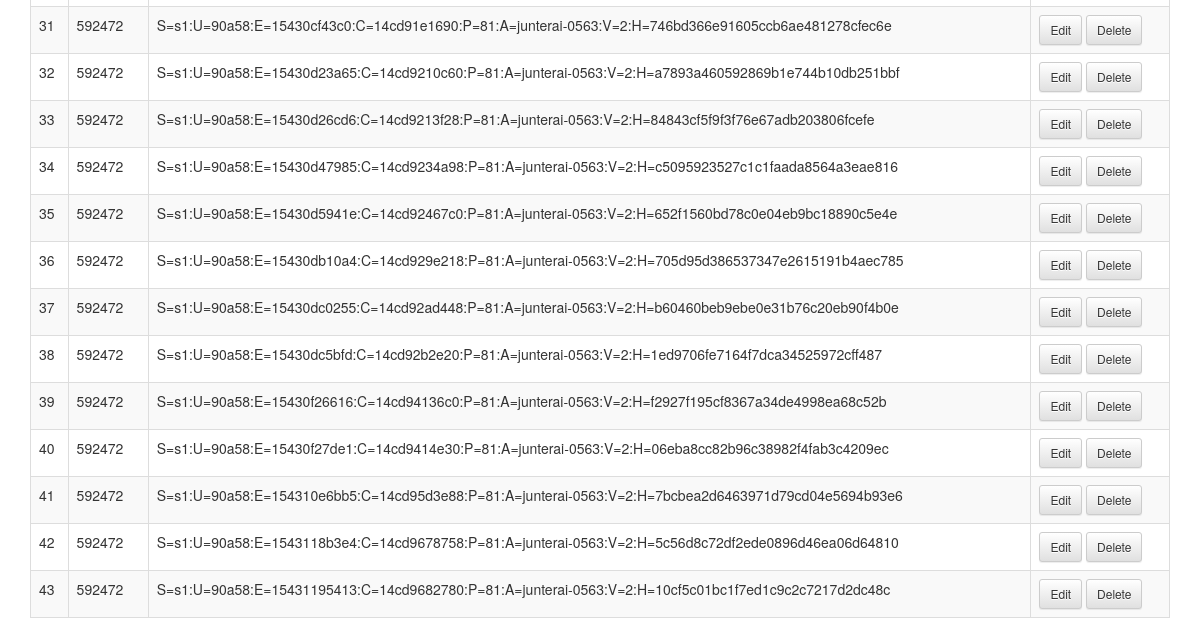
The app's page /cms/user/ (lower part), older data.
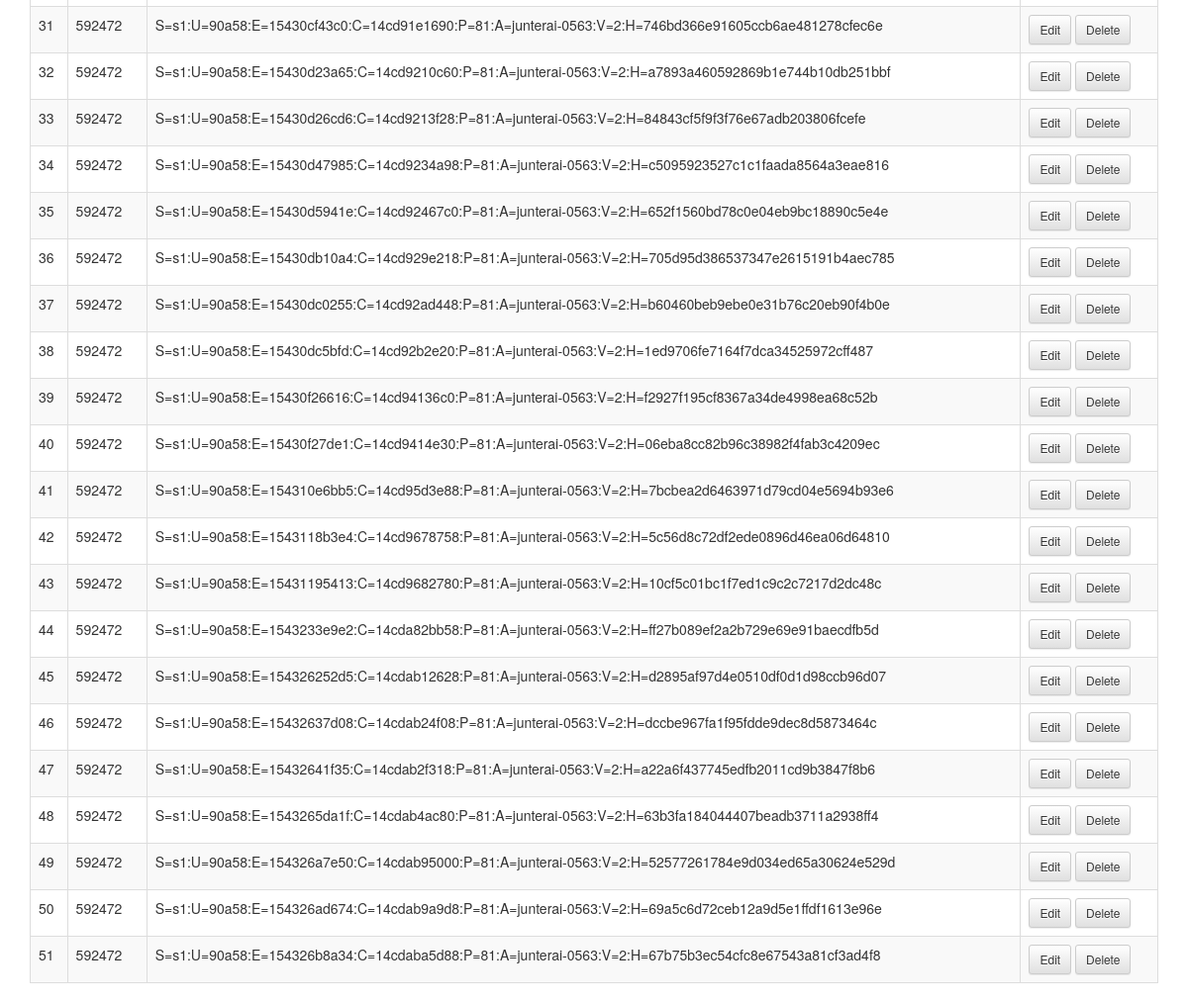
The same page, newer data.
### cms/models.py (models this page shows, shortened)
class User(models.Model):
    user_id = models.CharField(u'user_id', max_length=255)
    access_token = models.CharField(u'access_token', max_length=255, blank=True)

### cms/views.py (the view)
# urls.py: url(r'^user/(?P<user_id>\d+)/$', views.user_list, name='user_list'),   # 一覧
def user_list(request, user_id=None):
	'''get user_list'''
	users = User.objects.all().order_by('id')
	return render_to_response('cms/user_list.html',  # 使用するテンプレート
                              {'users': users},       # テンプレートに渡すデータ
                              context_instance=RequestContext(request))  # その他標準のコンテキスト

### cms/templates/cms/user_list.html (shortened to what this page needs)
{% extends "cms/base.html" %}
{% block content %}
    <table class="table table-striped table-bordered">
      <tbody>
        {% for user in users %}
        <tr>
          <td>{{ user.id }}</td>
          <td>{{ user.user_id }}</td>
          <td>{{ user.access_token }}</td>
          <td>
            <a href="/cms/user/mod/{{ user.user_id }}" class="btn btn-default btn-sm">Edit</a>
            <a href="/cms/user/del/{{ user.user_id }}" class="btn btn-default btn-sm">Delete</a>
          </td>
        </tr>
        {% endfor %}
      </tbody>
    </table>
{% endblock content %}

Row changes from the older to the newer data that the page shows:
added User: id "44", user_id "592472", access_token "S=s1:U=90a58:E=1543233e9e2:C=14cda82bb58:P=81:A=junterai-0563:V=2:H=ff27b089ef2a2b729e69e91baecdfb5d"
added User: id "45", user_id "592472", access_token "S=s1:U=90a58:E=154326252d5:C=14cdab12628:P=81:A=junterai-0563:V=2:H=d2895af97d4e0510df0d1d98ccb96d07"
added User: id "46", user_id "592472", access_token "S=s1:U=90a58:E=15432637d08:C=14cdab24f08:P=81:A=junterai-0563:V=2:H=dccbe967fa1f95fdde9dec8d5873464c"
added User: id "47", user_id "592472", access_token "S=s1:U=90a58:E=15432641f35:C=14cdab2f318:P=81:A=junterai-0563:V=2:H=a22a6f437745edfb2011cd9b3847f8b6"
added User: id "48", user_id "592472", access_token "S=s1:U=90a58:E=1543265da1f:C=14cdab4ac80:P=81:A=junterai-0563:V=2:H=63b3fa184044407beadb3711a2938ff4"
added User: id "49", user_id "592472", access_token "S=s1:U=90a58:E=154326a7e50:C=14cdab95000:P=81:A=junterai-0563:V=2:H=52577261784e9d034ed65a30624e529d"
added User: id "50", user_id "592472", access_token "S=s1:U=90a58:E=154326ad674:C=14cdab9a9d8:P=81:A=junterai-0563:V=2:H=69a5c6d72ceb12a9d5e1ffdf1613e96e"
added User: id "51", user_id "592472", access_token "S=s1:U=90a58:E=154326b8a34:C=14cdaba5d88:P=81:A=junterai-0563:V=2:H=67b75b3ec54cfc8e67543a81cf3ad4f8"
